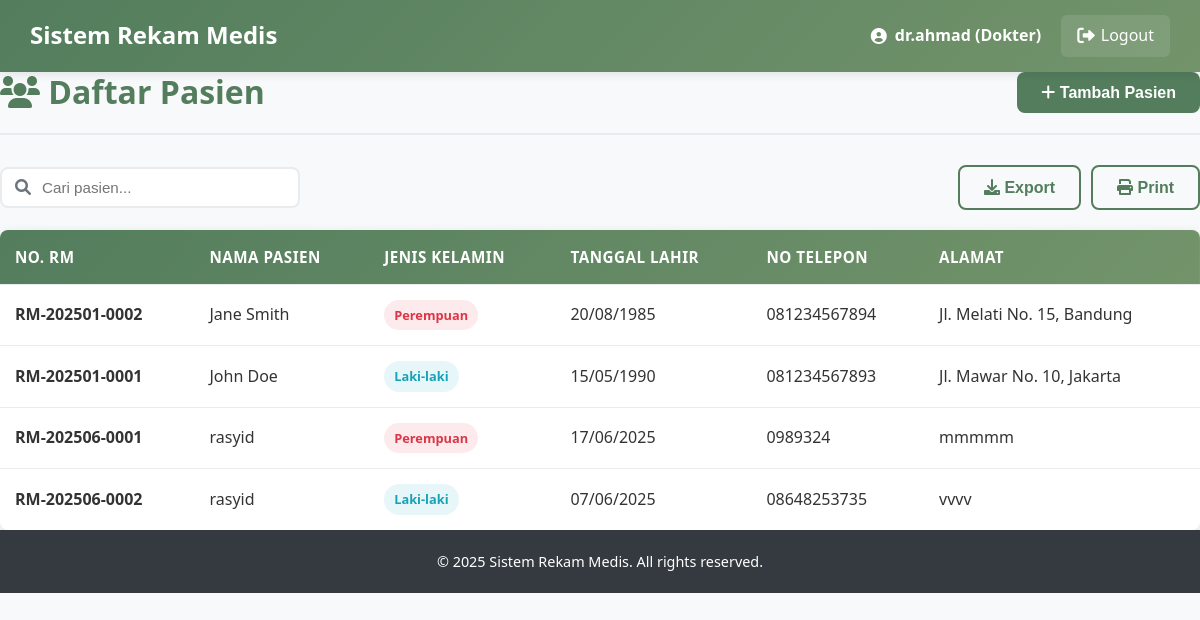
Page /Trys_Proj/doctor/patients.php (signed in) on the committed database.
### tables this page shows
CREATE TABLE `pasien` (
  `id_pasien` int(11) NOT NULL,
  `no_rm` varchar(20) NOT NULL,
  `nm_pasien` varchar(100) NOT NULL,
  `tgl_lhr` date DEFAULT NULL,
  `alamat` text DEFAULT NULL,
  `telepon` varchar(15) DEFAULT NULL,
  `no_hp` varchar(15) DEFAULT NULL,
  `jenis_kelamin` enum('L','P') DEFAULT NULL,
  `nm_kk` varchar(100) DEFAULT NULL,
  `hub_kel` varchar(50) DEFAULT NULL,
  `id_user` int(11) DEFAULT NULL,
  `created_at` timestamp NOT NULL DEFAULT current_timestamp(),
  `updated_at` timestamp NOT NULL DEFAULT current_timestamp() ON UPDATE current_timestamp()
);

### Trys_Proj/doctor/patients.php (the view, shortened to what this page needs)
<?php
include '../config/database.php';
$page_title = "Daftar Pasien";
$search = isset($_GET['search']) ? $_GET['search'] : '';
$search_condition = "";
$page = isset($_GET['page']) ? (int)$_GET['page'] : 1;
$limit = 10;
$offset = ($page - 1) * $limit;
$sql = "SELECT p.*, l.username
        FROM pasien p
        LEFT JOIN login l ON p.id_user = l.id_user
        $search_condition
        ORDER BY p.nm_pasien
        LIMIT $offset, $limit";
$result = $conn->query($sql);
?>
<!DOCTYPE html>
<html lang="en">
<head>
    <link rel="stylesheet" href="../css/style.css">
    <link rel="stylesheet" href="https://cdnjs.cloudflare.com/ajax/libs/font-awesome/6.0.0-beta3/css/all.min.css">
</head>
<body>
    <?php include '../includes/header.php'; ?>
    <div class="main-container">
        <div class="content-header">
            <h2><i class="fas fa-users"></i> <?php echo $page_title; ?></h2>
            <button class="btn btn-primary" onclick="openModal('addModal')">
                <i class="fas fa-plus"></i> Tambah Pasien
            </button>
        </div>
        <div class="table-filters">
            <div class="search-box">
                <i class="fas fa-search"></i>
                <input type="text" id="searchInput" placeholder="Cari pasien..." value="<?php echo htmlspecialchars($search); ?>">
            </div>
            <div class="filter-group">
                <button class="btn btn-outline-primary" onclick="exportData()">
                    <i class="fas fa-download"></i> Export
                </button>
                <button class="btn btn-outline-primary" onclick="printData()">
                    <i class="fas fa-print"></i> Print
                </button>
            </div>
        </div>
        <div class="table-container">
            <table class="data-table">
                <thead>
                    <tr>
                        <th>No. RM</th>
                        <th>Nama Pasien</th>
                        <th>Jenis Kelamin</th>
                        <th>Tanggal Lahir</th>
                        <th>No Telepon</th>
                        <th>Alamat</th>
                    </tr>
                </thead>
                <tbody>
                    <?php if ($result->num_rows > 0): ?>
                        <?php while ($row = $result->fetch_assoc()): ?>
                        <tr>
                            <td><strong><?php echo $row['no_rm']; ?></strong></td>
                            <td><?php echo $row['nm_pasien']; ?></td>
                            <td>
                                <span class="badge <?php echo $row['jenis_kelamin'] == 'L' ? 'badge-info' : 'badge-danger'; ?>">
                                    <?php echo $row['jenis_kelamin'] == 'L' ? 'Laki-laki' : 'Perempuan'; ?>
                                </span>
                            </td>
                            <td><?php echo date('d/m/Y', strtotime($row['tgl_lhr'])); ?></td>
                            <td><?php echo $row['no_hp']; ?></td>
                            <td><?php echo substr($row['alamat'], 0, 30) . (strlen($row['alamat']) > 30 ? '...' : ''); ?></td>
                        </tr>
                        <?php endwhile; ?>
                    <?php else: ?>
                        <tr>
                            <td colspan="8" class="text-center">Tidak ada data pasien</td>
                        </tr>
                    <?php endif; ?>
                </tbody>
            </table>
        </div>
    </div>
    <?php include '../includes/footer.php'; ?>
</body>
</html>

### Trys_Proj/css/style.css (style rules this page uses)
* { margin: 0; padding: 0; box-sizing: border-box; }
body { font-family: "Segoe UI", Tahoma, Geneva, Verdana, sans-serif; line-height: 1.6; color: #333; background-color: #f8f9fa; }
:root { --primary-color: #537d5d; --primary-dark: #3e5e45; --primary-light: #6a9975; --secondary-color: #73946b; --secondary-dark: #5a7553; --secondary-light: #8bac83; --accent-color: #9ebc8a; --accent-dark: #85a371; --accent-light: #b7d5a3; --light-color: #d2d0a0; --light-dark: #b9b787; --light-light: #ebe9b9; --white: #ffffff; --off-white: #f9f9f9; --gray-light: #f8f9fa; --gray-medium: #6c757d; --gray-dark: #343a40; --success: #28a745; --success-dark: #1e7e34; --danger: #dc3545; --danger-dark: #bd2130; --warning: #ffc107; --warning-dark: #d39e00; --info: #17a2b8; --info-dark: #117a8b; }
h1, h2, h3, h4, h5, h6 { font-weight: 700; line-height: 1.2; margin-bottom: 0.5em; color: var(--gray-dark); }
h2 { font-size: 2rem; }
.btn { display: inline-block; padding: 12px 24px; border: none; border-radius: 8px; font-size: 1rem; font-weight: 600; text-decoration: none; text-align: center; cursor: pointer; transition: all 0.3s ease; line-height: 1; position: relative; overflow: hidden; }
.btn::after { content: ""; position: absolute; top: 50%; left: 50%; width: 5px; height: 5px; background: rgba(255, 255, 255, 0.5); opacity: 0; border-radius: 100%; transform: scale(1, 1) translate(-50%); transform-origin: 50% 50%; }
.btn-primary { background-color: var(--primary-color); color: var(--white); }
.btn-outline-primary { background-color: transparent; color: var(--primary-color); border: 2px solid var(--primary-color); }
.content-header { display: flex; justify-content: space-between; align-items: center; margin-bottom: 30px; padding-bottom: 20px; border-bottom: 2px solid #e9ecef; }
.content-header h2 { color: var(--primary-color); font-size: 2rem; font-weight: 700; margin: 0; }
.data-table { width: 100%; border-collapse: collapse; background: var(--white); border-radius: 8px; overflow: hidden; box-shadow: 0 2px 10px rgba(0, 0, 0, 0.1); }
.data-table thead { background: linear-gradient(135deg, var(--primary-color), var(--secondary-color)); color: var(--white); }
.data-table th, .data-table td { padding: 15px; text-align: left; border-bottom: 1px solid #e9ecef; }
.data-table th { font-weight: 600; font-size: 0.95rem; text-transform: uppercase; letter-spacing: 0.5px; }
.data-table tbody tr { transition: background-color 0.3s ease; }
.data-table tbody tr:last-child td { border-bottom: none; }
.table-filters { display: flex; justify-content: space-between; align-items: center; margin-bottom: 20px; flex-wrap: wrap; gap: 15px; }
.table-filters .search-box { position: relative; max-width: 300px; width: 100%; }
.table-filters .search-box input { width: 100%; padding: 10px 15px 10px 40px; border: 2px solid #e9ecef; border-radius: 8px; font-size: 0.95rem; transition: all 0.3s ease; }
.table-filters .search-box i { position: absolute; left: 15px; top: 50%; transform: translateY(-50%); color: var(--gray-medium); }
.table-filters .filter-group { display: flex; gap: 10px; align-items: center; }
.badge { display: inline-block; padding: 5px 10px; border-radius: 20px; font-size: 0.8rem; font-weight: 600; text-align: center; }
.badge-danger { background-color: rgba(220, 53, 69, 0.1); color: var(--danger); }
.badge-info { background-color: rgba(23, 162, 184, 0.1); color: var(--info); }

### rows in the picture
pasien: no_rm "RM-202501-0002", nm_pasien "Jane Smith", jenis_kelamin "Perempuan", tgl_lhr "20/08/1985", no_hp "081234567894", alamat "Jl. Melati No. 15, Bandung"
pasien: no_rm "RM-202501-0001", nm_pasien "John Doe", jenis_kelamin "Laki-laki", tgl_lhr "15/05/1990", no_hp "081234567893", alamat "Jl. Mawar No. 10, Jakarta"
pasien: no_rm "RM-202506-0001", nm_pasien "rasyid", jenis_kelamin "Perempuan", tgl_lhr "17/06/2025", no_hp "0989324", alamat "mmmmm"
pasien: no_rm "RM-202506-0002", nm_pasien "rasyid", jenis_kelamin "Laki-laki", tgl_lhr "07/06/2025", no_hp "08648253735", alamat "vvvv"

### other values in the picture
$_SESSION['username'] "dr.ahmad"
$_SESSION['role'] "Dokter"
$page_title "Daftar Pasien"
